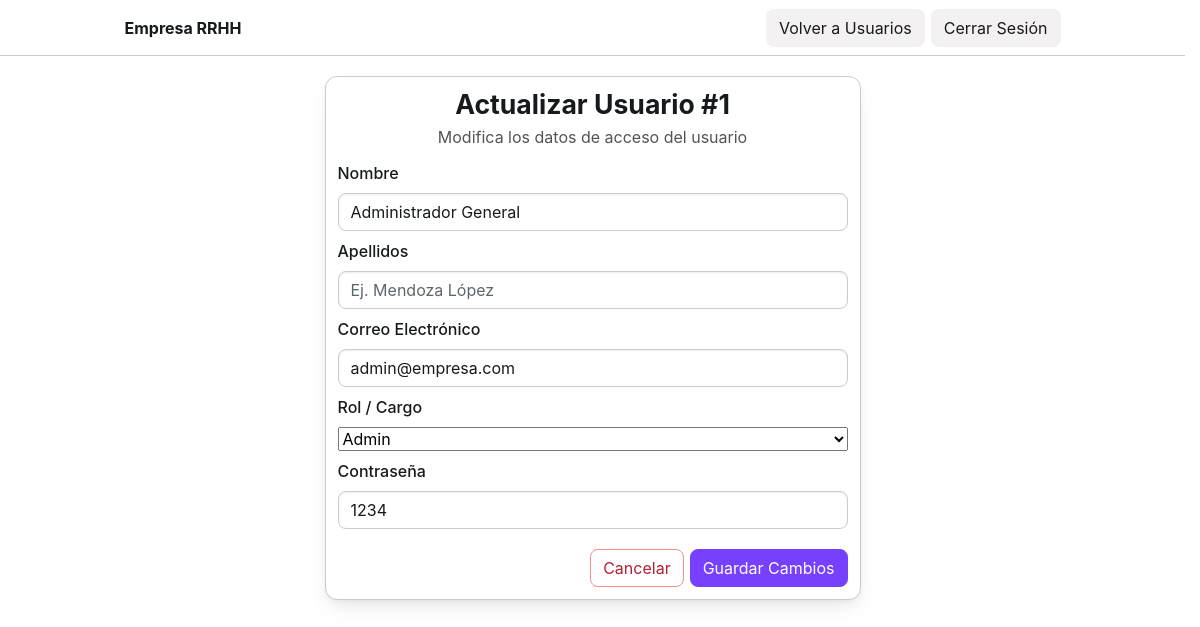
Screenshot of /view/FormularioUsuario.php?id=1 (signed in) with the database file from the repository.
### tables this page shows
CREATE TABLE usuarios (
    id_user INT AUTO_INCREMENT PRIMARY KEY,
    nombre VARCHAR(100) NOT NULL,
    apellido VARCHAR(100) NOT NULL,
    email VARCHAR(100) NOT NULL UNIQUE,
    password VARCHAR(100) NOT NULL,
    rol VARCHAR(50) NOT NULL
);

### view/FormularioUsuario.php (the view, shortened to what this page needs)
<?php
$con = conection();
$esEdicion = false;
$usuario = [
    'id_user'  => '',
    'nombre'   => '',
    'apellido' => '',
    'email'    => '',
    'rol'      => 'Trabajador',
    'password' => ''
];
if (isset($_GET['id']) && !empty($_GET['id'])) {
    $esEdicion = true;
    $id = mysqli_real_escape_string($con, $_GET['id']);
    $sql = "SELECT * FROM usuarios WHERE id_user = '$id' LIMIT 1";
    $query = mysqli_query($con, $sql);
    if ($row = mysqli_fetch_assoc($query)) {
        $usuario = $row;
    }
}
?>
<!DOCTYPE html>
<html lang="es">
<head>
    <link href="https://cdn.jsdelivr.net/npm/bootstrap@6.0.0-alpha.1/dist/css/bootstrap.min.css" rel="stylesheet"
>
    <link rel="stylesheet" href="../SRC/css/style.css">
</head>
<body class="bg-dark text-white">
    <nav class="navbar navbar-expand-lg border-bottom mb-4">
        <div class="container">
            <a class="navbar-brand fw-bold" href="dashboard.php">Empresa RRHH</a>
            <div class="d-flex align-items-center gap-2">
                <a href="usuarios.php" class="btn">Volver a Usuarios</a>
                <a href="../model/logout.php" class="btn">Cerrar Sesión</a>
            </div>
        </div>
    </nav>
    <div class="container py-3" style="max-width: 560px;">
        <div class="card p-4 shadow">
            <h3 class="mb-1 fw-bold text-center">
                <?= $esEdicion ? 'Actualizar Usuario #' . htmlspecialchars($usuario['id_user']) : 'Registrar Nuevo Usuario' ?>
            </h3>
            <p class="text-center mb-4" style="opacity: 0.75;">
                <?= $esEdicion ? 'Modifica los datos de acceso del usuario' : 'Completa los datos para crear una cuenta de acceso' ?>
            </p>
            <form method="POST" action="<?= $esEdicion ? '../model/ModeloUsuarioActualizar.php' : '../model/ModeloUsuarioAlta.php' ?>">
                <div class="row">
                    <div class="col-md-6 mb-3">
                        <label class="form-label">Nombre</label>
                        <input type="text" name="nombre" class="form-control" placeholder="Ej. Carlos"
                               value="<?= htmlspecialchars($usuario['nombre']) ?>" required>
                    </div>
                    <div class="col-md-6 mb-3">
                        <label class="form-label">Apellidos</label>
                        <input type="text" name="apellido" class="form-control" placeholder="Ej. Mendoza López"
                               value="<?= htmlspecialchars($usuario['apellido']) ?>" required>
                    </div>
                </div>
                <div class="mb-3">
                    <label class="form-label">Correo Electrónico</label>
                    <input type="email" name="email" class="form-control" placeholder="usuario@empresa.com"
                           value="<?= htmlspecialchars($usuario['email']) ?>" required>
                </div>
                <div class="row">
                    <div class="col-md-6 mb-3">
                        <label class="form-label">Rol / Cargo</label>
                        <select name="rol" class="form-select w-100" required>
                            <option value="Admin" <?= $usuario['rol'] == 'Admin' ? 'selected' : '' ?>>Admin</option>
                        </select>
                    </div>
                    <div class="col-md-6 mb-3">
                        <label class="form-label">Contraseña</label>
                        <input type="text" name="password" class="form-control" placeholder="********"
                               value="<?= htmlspecialchars($usuario['password']) ?>" required>
                    </div>
                </div>
                <div class="d-flex justify-content-end gap-2 mt-4">
                    <a href="usuarios.php" class="btn-outline theme-danger">Cancelar</a>
                    <button type="submit" class="btn-solid theme-accent">
                        <?= $esEdicion ? 'Guardar Cambios' : 'Crear Usuario' ?>
                    </button>
                </div>
            </form>
        </div>
    </div>
</body>
</html>

### rows the page displays
usuarios: id_user "1", nombre "Administrador General", email "admin@empresa.com", rol "Admin", password "1234"
